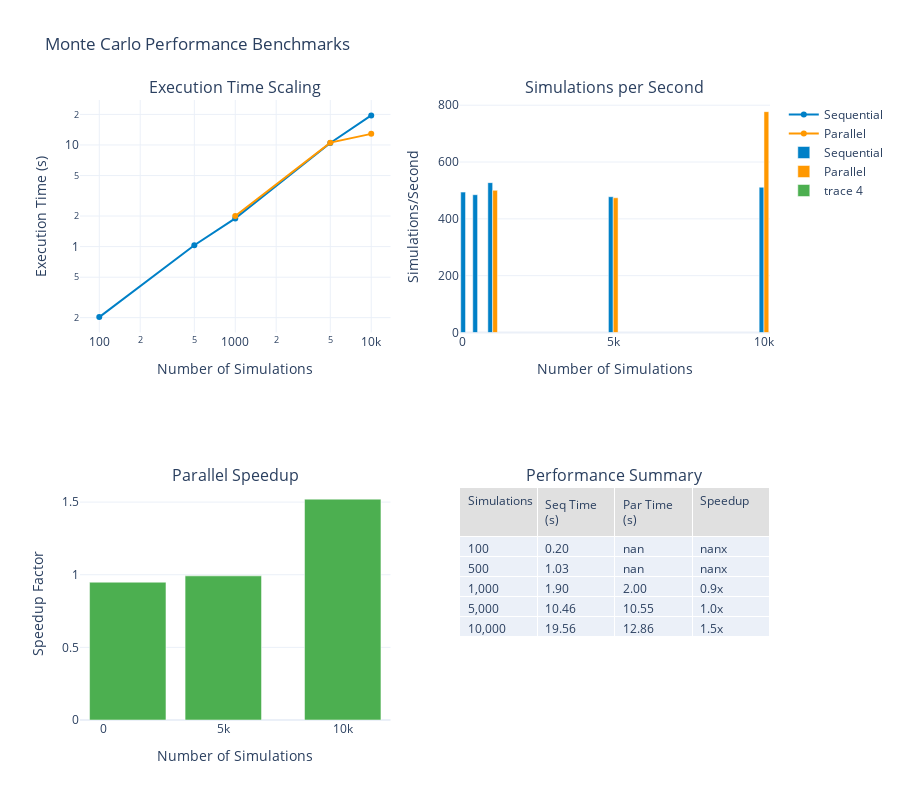

Notebook source saved alongside this figure:
### Markdown cell above
## 2. Performance Benchmarking

### Code cell
def benchmark_performance():
    """Benchmark Monte Carlo engine performance."""
    
    simulation_sizes = [100, 500, 1000, 5000, 10000]
    results = []
    
    for n_sims in simulation_sizes:
        # Sequential run
        engine_seq = setup_simulation_engine(n_simulations=n_sims, parallel=False)
        
        print(f"\nRunning {n_sims:,} simulations (sequential)...")
        start_time = time.time()
        results_seq = engine_seq.run()
        seq_time = time.time() - start_time
        
        # Parallel run (if n_sims >= 1000)
        if n_sims >= 1000:
            engine_par = setup_simulation_engine(n_simulations=n_sims, parallel=True)
            
            print(f"Running {n_sims:,} simulations (parallel)...")
            start_time = time.time()
            results_par = engine_par.run()
            par_time = time.time() - start_time
            
            speedup = seq_time / par_time if par_time > 0 else 1.0
        else:
            par_time = None
            speedup = None
        
        results.append({
            'n_simulations': n_sims,
            'sequential_time': seq_time,
            'parallel_time': par_time,
            'speedup': speedup,
            'sims_per_second_seq': n_sims / seq_time if seq_time > 0 else 0,
            'sims_per_second_par': n_sims / par_time if par_time else None
        })
    
    perf_df = pd.DataFrame(results)
    
    # Create performance visualization
    fig = make_subplots(
        rows=2, cols=2,
        subplot_titles=(
            'Execution Time Scaling',
            'Simulations per Second',
            'Parallel Speedup',
            'Performance Summary'
        ),
        specs=[
            [{'type': 'scatter'}, {'type': 'bar'}],
            [{'type': 'bar'}, {'type': 'table'}]
        ]
    )
    
    # Execution time scaling
    fig.add_trace(
        go.Scatter(
            x=perf_df['n_simulations'],
            y=perf_df['sequential_time'],
            mode='lines+markers',
            name='Sequential',
            line=dict(color=WSJ_COLORS['blue'], width=2)
        ),
        row=1, col=1
    )
    
    if perf_df['parallel_time'].notna().any():
        fig.add_trace(
            go.Scatter(
                x=perf_df[perf_df['parallel_time'].notna()]['n_simulations'],
                y=perf_df[perf_df['parallel_time'].notna()]['parallel_time'],
                mode='lines+markers',
                name='Parallel',
                line=dict(color=WSJ_COLORS['orange'], width=2)
            ),
            row=1, col=1
        )
    
    # Simulations per second
    fig.add_trace(
        go.Bar(
            x=perf_df['n_simulations'],
            y=perf_df['sims_per_second_seq'],
            name='Sequential',
            marker_color=WSJ_COLORS['blue']
        ),
        row=1, col=2
    )
    
    if perf_df['sims_per_second_par'].notna().any():
        fig.add_trace(
            go.Bar(
                x=perf_df[perf_df['sims_per_second_par'].notna()]['n_simulations'],
                y=perf_df[perf_df['sims_per_second_par'].notna()]['sims_per_second_par'],
                name='Parallel',
                marker_color=WSJ_COLORS['orange']
            ),
            row=1, col=2
        )
    
    # Parallel speedup
    if perf_df['speedup'].notna().any():
        fig.add_trace(
            go.Bar(
                x=perf_df[perf_df['speedup'].notna()]['n_simulations'],
                y=perf_df[perf_df['speedup'].notna()]['speedup'],
                marker_color=WSJ_COLORS['green']
            ),
            row=2, col=1
        )
    
    # Performance summary table
    fig.add_trace(
        go.Table(
            header=dict(
                values=['Simulations', 'Seq Time (s)', 'Par Time (s)', 'Speedup'],
                fill_color=WSJ_COLORS['light_gray'],
                align='left'
            ),
            cells=dict(
                values=[
                    [f'{x:,}' for x in perf_df['n_simulations']],
                    [f'{x:.2f}' for x in perf_df['sequential_time']],
                    [f'{x:.2f}' if x else '-' for x in perf_df['parallel_time']],
                    [f'{x:.1f}x' if x else '-' for x in perf_df['speedup']]
                ],
                align='left'
            )
        ),
        row=2, col=2
    )
    
    # Update layout
    fig.update_layout(
        height=800,
        showlegend=True,
        title_text="Monte Carlo Performance Benchmarks",
        template='plotly_white',
        barmode='group'
    )
    
    fig.update_xaxes(title_text="Number of Simulations", row=1, col=1, type='log')
    fig.update_xaxes(title_text="Number of Simulations", row=1, col=2)
    fig.update_xaxes(title_text="Number of Simulations", row=2, col=1)
    
    fig.update_yaxes(title_text="Execution Time (s)", row=1, col=1, type='log')
    fig.update_yaxes(title_text="Simulations/Second", row=1, col=2)
    fig.update_yaxes(title_text="Speedup Factor", row=2, col=1)
    
    fig.show()
    
    print("\nPerformance Summary:")
    print("="*70)
    print(perf_df.to_string(index=False))
    
    # Check if we meet performance targets
    if 10000 in perf_df['n_simulations'].values:
        idx_10k = perf_df[perf_df['n_simulations'] == 10000].index[0]
        time_10k = perf_df.loc[idx_10k, 'parallel_time'] or perf_df.loc[idx_10k, 'sequential_time']
        
        print(f"\n10K simulations completed in {time_10k:.2f}s")
        if time_10k < 10:
            print("✓ Performance target met: < 10s for 10K simulations")
        else:
            print("✗ Performance target not met (target: < 10s)")

# Run benchmarks
benchmark_performance()

### Figure 1 — Plotly figure (JSON) as saved in the notebook; plotly's stock layout.template omitted (floating-point values rounded to 4 significant figures)
{"data": [{"line": {"color": "#0080C7", "width": 2}, "mode": "lines+markers", "name": "Sequential", "type": "scatter", "x": [100, 500, 1000, 5000, 10000], "xaxis": "x", "y": [0.2024, 1.031, 1.896, 10.46, 19.56], "yaxis": "y"}, {"line": {"color": "#FF9800", "width": 2}, "mode": "lines+markers", "name": "Parallel", "type": "scatter", "x": [1000, 5000, 10000], "xaxis": "x", "y": [1.998, 10.55, 12.86], "yaxis": "y"}, {"marker": {"color": "#0080C7"}, "name": "Sequential", "type": "bar", "x": [100, 500, 1000, 5000, 10000], "xaxis": "x2", "y": [494.1, 485.0, 527.5, 477.9, 511.3], "yaxis": "y2"}, {"marker": {"color": "#FF9800"}, "name": "Parallel", "type": "bar", "x": [1000, 5000, 10000], "xaxis": "x2", "y": [500.4, 474.2, 777.4], "yaxis": "y2"}, {"marker": {"color": "#4CAF50"}, "type": "bar", "x": [1000, 5000, 10000], "xaxis": "x3", "y": [0.9487, 0.9922, 1.521], "yaxis": "y3"}, {"cells": {"align": "left", "values": [["100", "500", "1,000", "5,000", "10,000"], ["0.20", "1.03", "1.90", "10.46", "19.56"], ["nan", "nan", "2.00", "10.55", "12.86"], ["nanx", "nanx", "0.9x", "1.0x", "1.5x"]]}, "domain": {"x": [0.55, 1], "y": [0, 0.375]}, "header": {"align": "left", "fill": {"color": "#E0E0E0"}, "values": ["Simulations", "Seq Time (s)", "Par Time (s)", "Speedup"]}, "type": "table"}], "layout": {"annotations": [{"font": {"size": 16}, "showarrow": false, "text": "Execution Time Scaling", "x": 0.225, "xanchor": "center", "xref": "paper", "y": 1, "yanchor": "bottom", "yref": "paper"}, {"font": {"size": 16}, "showarrow": false, "text": "Simulations per Second", "x": 0.775, "xanchor": "center", "xref": "paper", "y": 1, "yanchor": "bottom", "yref": "paper"}, {"font": {"size": 16}, "showarrow": false, "text": "Parallel Speedup", "x": 0.225, "xanchor": "center", "xref": "paper", "y": 0.375, "yanchor": "bottom", "yref": "paper"}, {"font": {"size": 16}, "showarrow": false, "text": "Performance Summary", "x": 0.775, "xanchor": "center", "xref": "paper", "y": 0.375, "yanchor": "bottom", "yref": "paper"}], "barmode": "group", "height": 800, "showlegend": true, "title": {"text": "Monte Carlo Performance Benchmarks"}, "xaxis": {"anchor": "y", "domain": [0, 0.45], "title": {"text": "Number of Simulations"}, "type": "log"}, "xaxis2": {"anchor": "y2", "domain": [0.55, 1], "title": {"text": "Number of Simulations"}}, "xaxis3": {"anchor": "y3", "domain": [0, 0.45], "title": {"text": "Number of Simulations"}}, "yaxis": {"anchor": "x", "domain": [0.625, 1], "title": {"text": "Execution Time (s)"}, "type": "log"}, "yaxis2": {"anchor": "x2", "domain": [0.625, 1], "title": {"text": "Simulations/Second"}}, "yaxis3": {"anchor": "x3", "domain": [0, 0.375], "title": {"text": "Speedup Factor"}}}}
